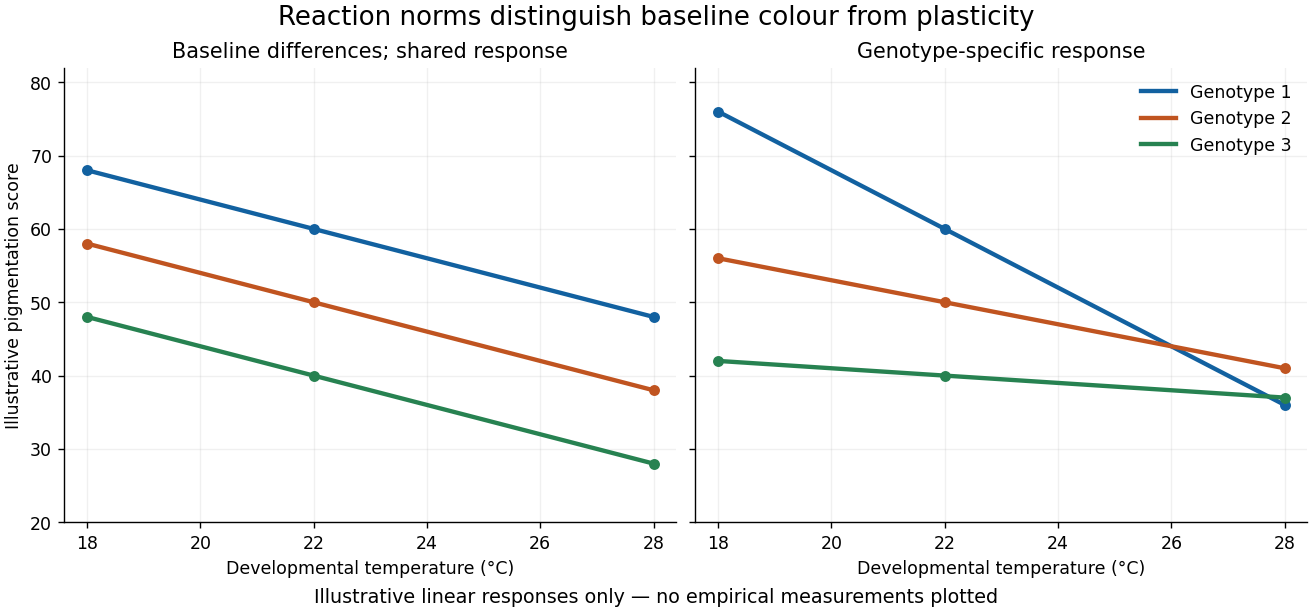

Python code for this plot:
"""Schematic reaction norms, not measured Drosophila pigmentation data.

Outputs a PNG basename to the working directory; see root pyproject.toml.
"""
from pathlib import Path

import matplotlib
matplotlib.use("Agg")
import matplotlib.pyplot as plt
import numpy as np


def main():
    temperature = np.linspace(18, 28, 120)
    intercepts = [60, 50, 40]
    colors = ["#1261a0", "#c05420", "#278251"]
    fig, axes = plt.subplots(1, 2, figsize=(10.5, 4.9), sharey=True,
                             layout="constrained", facecolor="white")
    panels = [([ -2, -2, -2], "Baseline differences; shared response"),
              ([ -4, -1.5, -.5], "Genotype-specific response")]
    for ax, (slopes, title) in zip(axes, panels):
        for i, (a, b, color) in enumerate(zip(intercepts, slopes, colors), 1):
            values = a + b * (temperature - 22)
            assert np.all((values >= 0) & (values <= 100))
            ax.plot(temperature, values, color=color, lw=2.5, label=f"Genotype {i}")
            ax.scatter([18, 22, 28], a + b * (np.array([18, 22, 28]) - 22),
                       color=color, s=28, zorder=3)
        ax.set(xlabel="Developmental temperature (°C)", title=title,
               xlim=(17.6, 28.4), ylim=(20, 82), xticks=[18, 20, 22, 24, 26, 28])
        ax.spines[["top", "right"]].set_visible(False)
        ax.grid(alpha=.18)
    axes[0].set_ylabel("Illustrative pigmentation score")
    axes[1].legend(frameon=False, loc="upper right")
    fig.suptitle("Reaction norms distinguish baseline colour from plasticity", fontsize=15)
    fig.supxlabel("Illustrative linear responses only — no empirical measurements plotted", fontsize=11)
    fig.savefig(Path.cwd() / (Path(__file__).stem + ".png"), dpi=125, facecolor="white")
    plt.close(fig)


if __name__ == "__main__":
    main()
